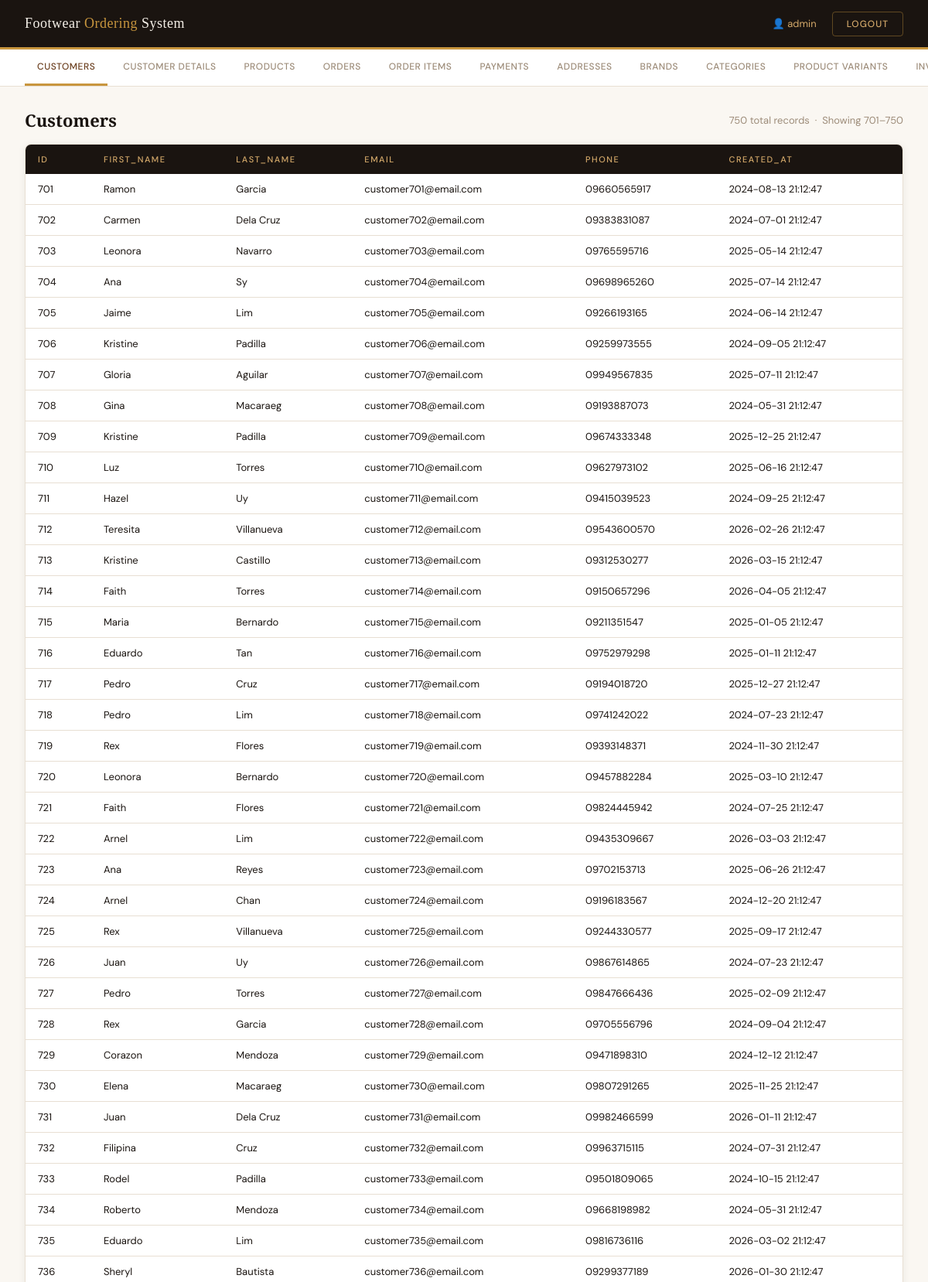
Screenshot of /view2.php?table=customers&page=15 (signed in, upper part) with the database file from the repository.
### tables this page shows
CREATE TABLE `customers` (
  `id` int(11) NOT NULL AUTO_INCREMENT,
  `first_name` varchar(80) NOT NULL,
  `last_name` varchar(80) NOT NULL,
  `email` varchar(150) NOT NULL,
  `phone` varchar(30) DEFAULT NULL,
  `created_at` timestamp NOT NULL DEFAULT current_timestamp(),
  PRIMARY KEY (`id`),
  UNIQUE KEY `email` (`email`)
);

### view2.php (the view, shortened to what this page needs)
<?php
$servername = getenv('MYSQLHOST')     ?: 'localhost';
$username   = getenv('MYSQLUSER')     ?: 'root';
$password   = getenv('MYSQLPASSWORD') ?: '';
$dbname     = getenv('MYSQLDATABASE') ?: 'footwear';
$port       = getenv('MYSQLPORT')     ?: 3306;
$conn = new mysqli($servername, $username, $password, $dbname, $port);
$table  = isset($_GET["table"]) ? $_GET["table"] : "customers";
$tables = ["customers","customer_details","products","orders","order_items",
           "payments","addresses","brands","categories",
           "product_variants","inventory","locations"];
$limit       = 50;
$page        = isset($_GET["page"]) ? (int)$_GET["page"] : 1;
$offset      = ($page - 1) * $limit;
$total_result = $conn->query("SELECT COUNT(*) AS total FROM $table");
$total_row    = $total_result->fetch_assoc();
$total        = $total_row["total"];
$result = $conn->query("SELECT * FROM $table LIMIT $limit OFFSET $offset");
?>
<!DOCTYPE html>
<html lang="en">
<head>
</head>
<body>
<header>
    <div class="header-brand">Footwear <span>Ordering</span> System</div>
    <div class="header-right">
        <span class="header-user">👤 <?= htmlspecialchars($_SESSION["username"]) ?></span>
        <a href="logout.php" class="btn-logout">Logout</a>
    </div>
</header>
<nav class="table-nav">
    <?php foreach ($tables as $t): ?>
        <a href="?table=<?= $t ?>" <?= $t === $table ? 'class="active"' : '' ?>>
            <?= ucfirst(str_replace('_', ' ', $t)) ?>
        </a>
    <?php endforeach; ?>
</nav>
<main>
    <div class="table-header">
        <h2 class="table-title"><?= ucfirst(str_replace('_', ' ', $table)) ?></h2>
        <span class="table-meta">
            <?= $total ?> total records &nbsp;·&nbsp;
            Showing <?= $offset + 1 ?>–<?= min($offset + $limit, $total) ?>
        </span>
    </div>
    <div class="table-wrapper">
        <?php if ($result && $result->num_rows > 0): ?>
        <table>
            <thead>
                <tr>
                    <?php
                    $fields = $result->fetch_fields();
                    foreach ($fields as $field) {
                        echo "<th>" . htmlspecialchars($field->name) . "</th>";
                    }
                    ?>
                </tr>
            </thead>
            <tbody>
                <?php while ($row = $result->fetch_assoc()): ?>
                <tr>
                    <?php foreach ($row as $value): ?>
                        <?php if (is_null($value)): ?>
                            <td class="null-val">NULL</td>
                        <?php else: ?>
                            <td title="<?= htmlspecialchars($value) ?>">
                                <?= htmlspecialchars($value) ?>
                            </td>
                        <?php endif; ?>
                    <?php endforeach; ?>
                </tr>
                <?php endwhile; ?>
            </tbody>
        </table>
        <?php endif; ?>
    </div>
</main>
</body>
</html>

### view2.php (style rules this page uses)
*, *::before, *::after { box-sizing: border-box; margin: 0; padding: 0; }
:root { --cream: #F5F0E8; --dark: #1A1410; --brown: #6B3F1F; --gold: #C8963E; --tan: #D4A96A; --light: #FAF7F2; --muted: #9C8B78; --border: #E8DFD3; }
body { font-family: 'DM Sans', sans-serif; background: var(--light); color: var(--dark); min-height: 100vh; }
header { background: var(--dark); padding: 0 32px; display: flex; align-items: center; justify-content: space-between; height: 64px; position: sticky; top: 0; z-index: 100; border-bottom: 3px solid var(--gold); }
.header-brand { font-family: 'Playfair Display', serif; font-size: 18px; color: var(--cream); letter-spacing: 0.5px; }
.header-brand span { color: var(--gold); }
.header-right { display: flex; align-items: center; gap: 20px; }
.header-user { font-size: 13px; color: var(--tan); }
.btn-logout { padding: 7px 18px; background: transparent; border: 1.5px solid rgba(200,150,62,0.4); border-radius: 4px; color: var(--tan); font-family: 'DM Sans', sans-serif; font-size: 12px; font-weight: 500; letter-spacing: 1px; text-decoration: none; text-transform: uppercase; transition: all 0.2s; }
.table-nav { background: #fff; border-bottom: 1px solid var(--border); padding: 0 32px; display: flex; gap: 4px; overflow-x: auto; }
.table-nav a { display: inline-block; padding: 14px 16px; font-size: 12px; font-weight: 500; letter-spacing: 0.5px; text-transform: uppercase; color: var(--muted); text-decoration: none; border-bottom: 3px solid transparent; white-space: nowrap; transition: all 0.2s; }
.table-nav a.active { color: var(--brown); border-bottom-color: var(--gold); }
main { padding: 28px 32px; }
.table-header { display: flex; align-items: center; justify-content: space-between; margin-bottom: 16px; }
.table-title { font-family: 'Playfair Display', serif; font-size: 22px; color: var(--dark); }
.table-meta { font-size: 13px; color: var(--muted); }
.table-wrapper { background: #fff; border: 1px solid var(--border); border-radius: 8px; overflow: auto; box-shadow: 0 2px 12px rgba(26,20,16,0.06); }
table { width: 100%; border-collapse: collapse; font-size: 13px; }
thead tr { background: var(--dark); }
thead th { padding: 12px 16px; text-align: left; color: var(--tan); font-weight: 500; font-size: 11px; letter-spacing: 1.5px; text-transform: uppercase; white-space: nowrap; }
tbody tr { border-bottom: 1px solid var(--border); transition: background 0.15s; }
tbody td { padding: 11px 16px; color: var(--dark); white-space: nowrap; max-width: 220px; overflow: hidden; text-overflow: ellipsis; }

### rows the page displays
customers: id "701", first_name "Ramon", last_name "Garcia", email "customer701@email.com", phone "09660565917", created_at "2024-08-13 21:12:47"
customers: id "702", first_name "Carmen", last_name "Dela Cruz", email "customer702@email.com", phone "09383831087", created_at "2024-07-01 21:12:47"
customers: id "703", first_name "Leonora", last_name "Navarro", email "customer703@email.com", phone "09765595716", created_at "2025-05-14 21:12:47"
customers: id "704", first_name "Ana", last_name "Sy", email "customer704@email.com", phone "09698965260", created_at "2025-07-14 21:12:47"
customers: id "705", first_name "Jaime", last_name "Lim", email "customer705@email.com", phone "09266193165", created_at "2024-06-14 21:12:47"
customers: id "706", first_name "Kristine", last_name "Padilla", email "customer706@email.com", phone "09259973555", created_at "2024-09-05 21:12:47"
customers: id "707", first_name "Gloria", last_name "Aguilar", email "customer707@email.com", phone "09949567835", created_at "2025-07-11 21:12:47"
customers: id "708", first_name "Gina", last_name "Macaraeg", email "customer708@email.com", phone "09193887073", created_at "2024-05-31 21:12:47"
customers: id "709", first_name "Kristine", last_name "Padilla", email "customer709@email.com", phone "09674333348", created_at "2025-12-25 21:12:47"
customers: id "710", first_name "Luz", last_name "Torres", email "customer710@email.com", phone "09627973102", created_at "2025-06-16 21:12:47"
customers: id "711", first_name "Hazel", last_name "Uy", email "customer711@email.com", phone "09415039523", created_at "2024-09-25 21:12:47"
customers: id "712", first_name "Teresita", last_name "Villanueva", email "customer712@email.com", phone "09543600570", created_at "2026-02-26 21:12:47"
customers: id "713", first_name "Kristine", last_name "Castillo", email "customer713@email.com", phone "09312530277", created_at "2026-03-15 21:12:47"
customers: id "714", first_name "Faith", last_name "Torres", email "customer714@email.com", phone "09150657296", created_at "2026-04-05 21:12:47"
customers: id "715", first_name "Maria", last_name "Bernardo", email "customer715@email.com", phone "09211351547", created_at "2025-01-05 21:12:47"
customers: id "716", first_name "Eduardo", last_name "Tan", email "customer716@email.com", phone "09752979298", created_at "2025-01-11 21:12:47"
customers: id "717", first_name "Pedro", last_name "Cruz", email "customer717@email.com", phone "09194018720", created_at "2025-12-27 21:12:47"
customers: id "718", first_name "Pedro", last_name "Lim", email "customer718@email.com", phone "09741242022", created_at "2024-07-23 21:12:47"
customers: id "719", first_name "Rex", last_name "Flores", email "customer719@email.com", phone "09393148371", created_at "2024-11-30 21:12:47"
customers: id "720", first_name "Leonora", last_name "Bernardo", email "customer720@email.com", phone "09457882284", created_at "2025-03-10 21:12:47"
customers: id "721", first_name "Faith", last_name "Flores", email "customer721@email.com", phone "09824445942", created_at "2024-07-25 21:12:47"
customers: id "722", first_name "Arnel", last_name "Lim", email "customer722@email.com", phone "09435309667", created_at "2026-03-03 21:12:47"
customers: id "723", first_name "Ana", last_name "Reyes", email "customer723@email.com", phone "09702153713", created_at "2025-06-26 21:12:47"
customers: id "724", first_name "Arnel", last_name "Chan", email "customer724@email.com", phone "09196183567", created_at "2024-12-20 21:12:47"
customers: id "725", first_name "Rex", last_name "Villanueva", email "customer725@email.com", phone "09244330577", created_at "2025-09-17 21:12:47"
customers: id "726", first_name "Juan", last_name "Uy", email "customer726@email.com", phone "09867614865", created_at "2024-07-23 21:12:47"
customers: id "727", first_name "Pedro", last_name "Torres", email "customer727@email.com", phone "09847666436", created_at "2025-02-09 21:12:47"
customers: id "728", first_name "Rex", last_name "Garcia", email "customer728@email.com", phone "09705556796", created_at "2024-09-04 21:12:47"
customers: id "729", first_name "Corazon", last_name "Mendoza", email "customer729@email.com", phone "09471898310", created_at "2024-12-12 21:12:47"
customers: id "730", first_name "Elena", last_name "Macaraeg", email "customer730@email.com", phone "09807291265", created_at "2025-11-25 21:12:47"
customers: id "731", first_name "Juan", last_name "Dela Cruz", email "customer731@email.com", phone "09982466599", created_at "2026-01-11 21:12:47"
customers: id "732", first_name "Filipina", last_name "Cruz", email "customer732@email.com", phone "09963715115", created_at "2024-07-31 21:12:47"
customers: id "733", first_name "Rodel", last_name "Padilla", email "customer733@email.com", phone "09501809065", created_at "2024-10-15 21:12:47"
customers: id "734", first_name "Roberto", last_name "Mendoza", email "customer734@email.com", phone "09668198982", created_at "2024-05-31 21:12:47"
customers: id "735", first_name "Eduardo", last_name "Lim", email "customer735@email.com", phone "09816736116", created_at "2026-03-02 21:12:47"
customers: id "736", first_name "Sheryl", last_name "Bautista", email "customer736@email.com", phone "09299377189", created_at "2026-01-30 21:12:47"

### other values shown
$_SESSION["username"] "admin"
str_replace('_', ' ', $t) "CUSTOMERS"
str_replace('_', ' ', $t) "CUSTOMER DETAILS"
str_replace('_', ' ', $t) "PRODUCTS"
str_replace('_', ' ', $t) "ORDERS"
str_replace('_', ' ', $t) "ORDER ITEMS"
str_replace('_', ' ', $t) "PAYMENTS"
str_replace('_', ' ', $t) "ADDRESSES"
str_replace('_', ' ', $t) "BRANDS"
str_replace('_', ' ', $t) "CATEGORIES"
str_replace('_', ' ', $t) "PRODUCT VARIANTS"
str_replace('_', ' ', $table) "Customers"
$total "750"
$offset + 1 "701"
min($offset + $limit, $total) "750"
